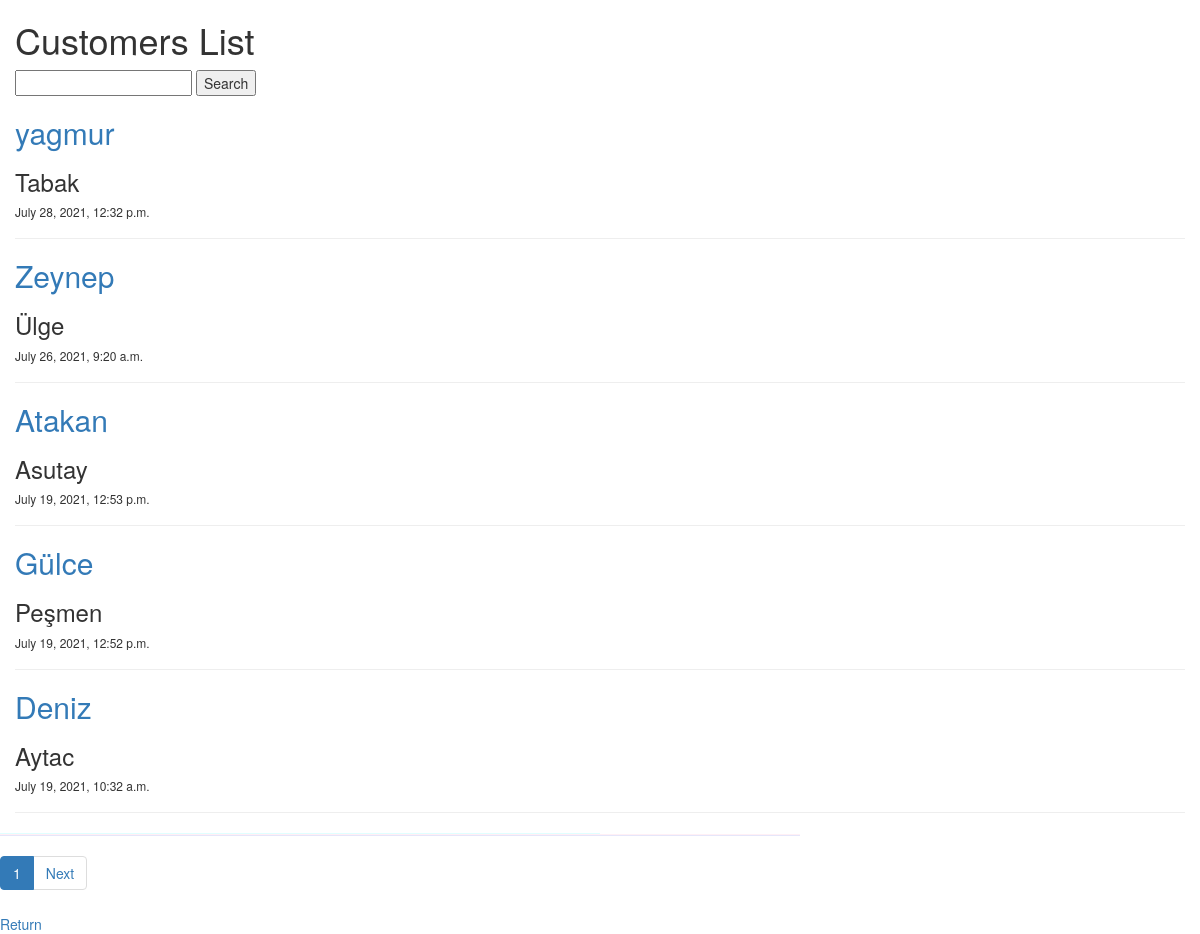
Page /post/ on the earlier database version.
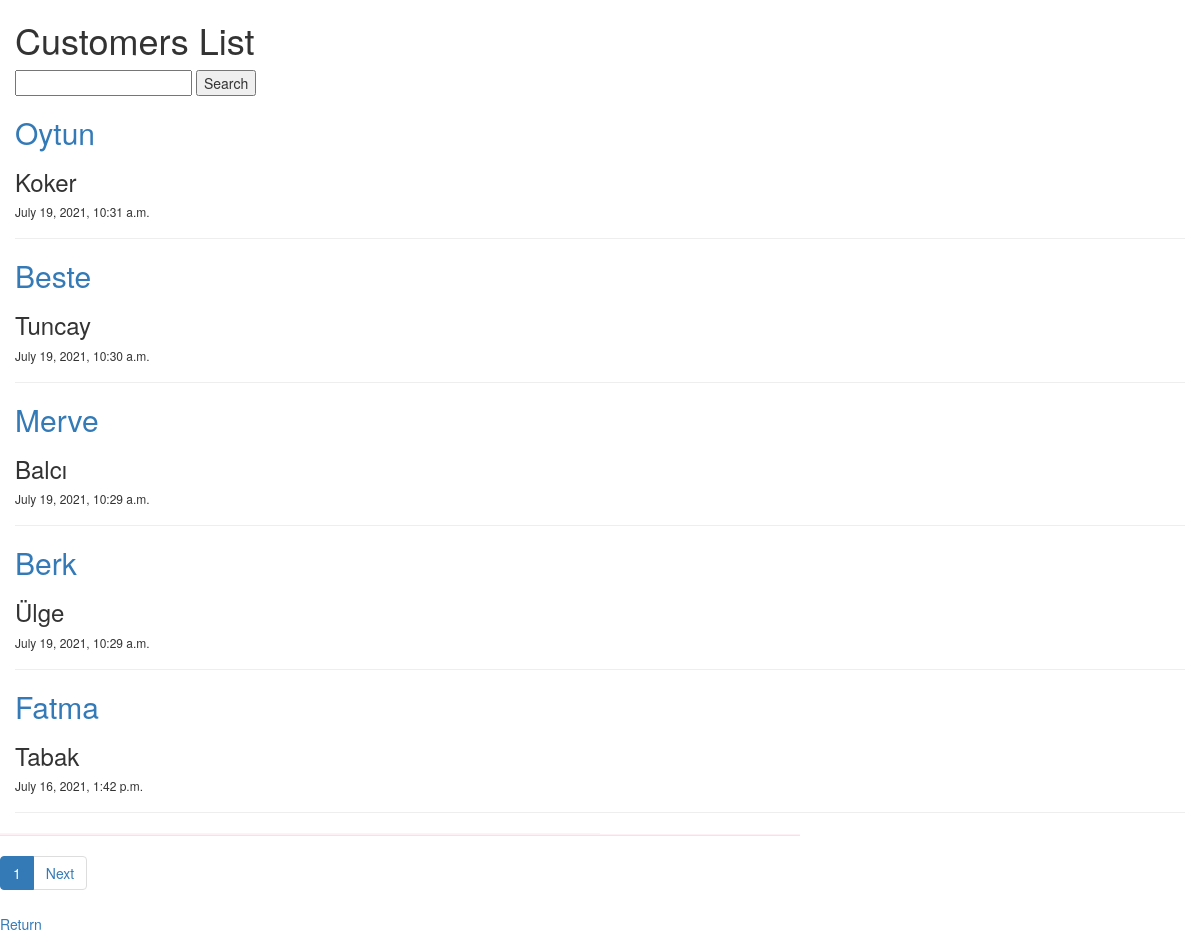
Same page on the later database version.
### post/models.py (models this page shows, shortened)
class NewCustomer(models.Model):
    Name = models.CharField(max_length=20)
    Surname  = models.CharField(max_length=20)
    TC = models.CharField(max_length=11,null=True, unique=True)
    City = models.CharField(max_length=15,null=True)
    District = models.CharField(max_length=15,null=True)
    Telephone = models.CharField(max_length=11,null=True,unique=True)
    Date= models.DateTimeField(auto_now_add=True)

### post/views.py (the view, shortened to what this page needs)
# urls.py: path('',PostListView.as_view(), name="list"),
class PostListView(ListView):
    template_name= 'list.html'
    model = NewCustomer
    context_object_name='allcustomers'
    paginate_by = 5
    def get_queryset(self):
        word = self.request.GET.get("word")
        return NewCustomer.objects.all().order_by('-Date')

### templates/list.html (shortened to what this page needs)
<!DOCTYPE html>
<html lang="en">
<head>
    <link rel="stylesheet" href="https://maxcdn.bootstrapcdn.com/bootstrap/3.4.1/css/bootstrap.min.css">
</head>
<body>
<div class="container-fluid">
<h1>Customers List</h1>
<form method='GET'>
  <input type='text' name='word' value='{{ request.GET.word }}'>
  <input class="button" type='submit' value="Search">
</form>
{% for NewCustomer in allcustomers %}
    <h2><a href = "detail/{{ NewCustomer.id }}">{{ NewCustomer.Name }}</a></h2>
    <h3>{{ NewCustomer.Surname }}</h3>
    <h6>{{ NewCustomer.Date }}</h6>
    <hr>
    {% endfor %}
<div class="row">
    <div class="col-sm-8" style="background-color:lavender;"></div>
  </div>
</div>
{% if is_paginated %}
    <nav class="navigation">
        <ul class="pagination justify-content-end">
                <li class="page-item active">
                    <a href="#" class="page-link">{{ page_obj.number}}</a>
                </li>
            {% if page_obj.has_next %}
            <li class="page-item">
                <a href="{{request.path}}?page={{ page_obj.next_page_number }}" class="page-link">Next</a>
            </li>
            {% endif %}
        </ul>
    </nav>
{% endif %}
</body>
</html>
<a href="/">Return</a>

Differences in the rows shown:
removed NewCustomer: Name "yagmur", Surname "Tabak", Date "July 28, 2021, 12:32 p.m."
removed NewCustomer: Name "Zeynep", Surname "Ülge", Date "July 26, 2021, 9:20 a.m."
removed NewCustomer: Name "Atakan", Surname "Asutay", Date "July 19, 2021, 12:53 p.m."
removed NewCustomer: Name "Gülce", Surname "Peşmen", Date "July 19, 2021, 12:52 p.m."
removed NewCustomer: Name "Deniz", Surname "Aytac", Date "July 19, 2021, 10:32 a.m."
now on this page (row edited): NewCustomer: Name "Oytun", Surname "Koker", Date "July 19, 2021, 10:31 a.m."
now on this page (row edited): NewCustomer: Name "Beste", Surname "Tuncay", Date "July 19, 2021, 10:30 a.m."
now on this page (row edited): NewCustomer: Name "Merve", Surname "Balcı", Date "July 19, 2021, 10:29 a.m."
now on this page (row edited): NewCustomer: Name "Berk", Surname "Ülge", Date "July 19, 2021, 10:29 a.m."
now on this page (row edited): NewCustomer: Name "Fatma", Surname "Tabak", Date "July 16, 2021, 1:42 p.m."
